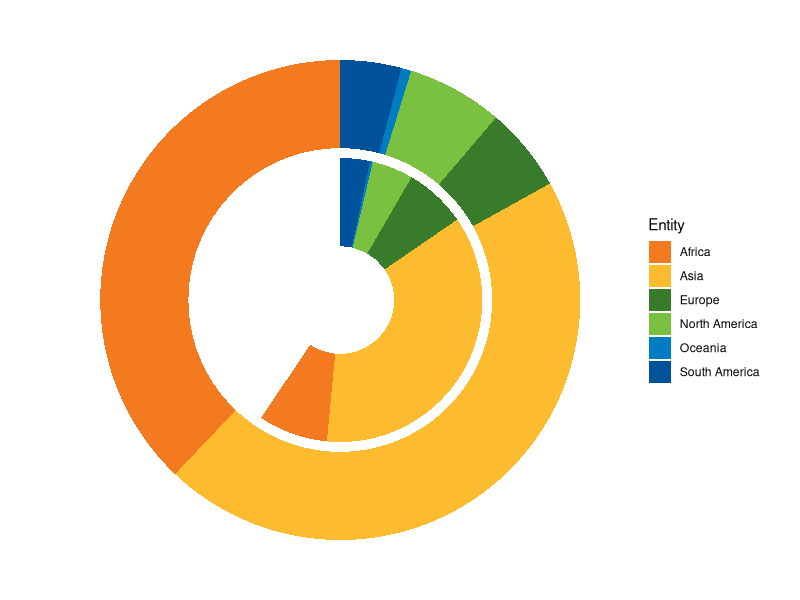

Source code (R): (Note: this script raises an error after producing the figure.)
library(tidyverse)
library(scales)

#first diag en barres puis diagrammes circulaires pour part de chaque continent en 2000 et 2100
df <- read.csv("world-population-by-region-with-projections.csv")
df$Population = df$Population*1e-9

df_temp <- df %>%
  filter(Year %in% c("2000", "2100")) %>%
  filter(Entity %in% c("Africa", "Asia", "Europe", "South America", "North America", "Oceania")) %>%
  mutate(Entity = factor(Entity, unique(Entity)), Year = as.character(Year)) %>%
  group_by(Year) %>%
  arrange(desc(`Population`),.by_group = T)
df_temp$pct = c(100*df_temp$Population/sum(df_temp$Population))

inset_df <- df_temp %>%
  filter(Year == 2100)
  #filter(Entity %in% c("South America", "North America", "Oceania"))
inset_df$pct = c(100*inset_df$Population/sum(inset_df$Population))

inset_df <- inset_df %>%
  arrange(desc(pct)) %>%
  mutate(lab.ypos = cumsum(pct) - 0.5*pct)

mycols <- c("#F47A1F",
  "#FDBB2F",
  "#377B2B",
  "#7AC142",
  "#007CC3",
  "#00529B")

inset_plot = ggplot(df_temp, aes(x = Year, y = pct, fill = Entity)) +
  geom_col()+
  scale_x_discrete(limits = c(" ", "2000", "2100")) +
  #geom_bar(width = 1, stat = "identity", color = "white") +
  coord_polar("y")+
  #geom_text(aes(y = lab.ypos, label = pct), color = "white")+
  scale_fill_manual(values = mycols) +
  #scale_fill_viridis_d()+
  theme_void()


ggplot(data = df_temp, mapping = aes(x = Entity, y = `Population`, fill = Year))+
  geom_col(position = "dodge",width = 0.5) +
  scale_y_continuous(limits = c(0,max(df_temp$`Population`)+1))+
  geom_text(
    aes(label = comma(`Population`,accuracy = 0.01), fontface = "bold" ),
    position = position_dodge(width = 0.7),
    size = 4,
    hjust = 0.8,
    color = "black"
  ) +
  labs(
    title = "Repartition of the world population accross the continents and its evolution between the years 2000 and 2100",
    subtitle = "The population is in billion and the data for the year is the 2100 is the projection by the UN. For the piechart, the interior chart is for 2000 and the exterior one is for 2100\n\n",
    caption = "Source: https://ourworldindata.org/region-population-2100 \nCaption : https://github.com/AODiakite/DataVizSeries"
  )+
  coord_flip(clip = "off")+
  theme_void()+
  theme(
    axis.text.y = element_text(family = "Times",
                               face = "bold",
                               size = 10,hjust = 1,
                               color ="#212F3C"),
    legend.position = c(.1, -0.2),
    legend.direction = "horizontal",
    legend.title  = element_blank(),
    legend.margin = margin(b = 0, unit = "cm"),
    plot.margin = margin(t = 0.7,b=0.7, unit = "cm"),
    title = element_text(family = "Times",
                         face = "bold",
                         size = 15,
                         colour = "#212F3C"
    ),

    legend.key.size  = unit(0.3, "cm"),
    legend.text = element_text(
      size = 12,
      color = "#212F3C",
      hjust = -5,
      face = "bold"),
    plot.caption = element_text(size = 8, hjust = .9),
    plot.subtitle = element_text(size = 8)
    )+

  inset_element(
    inset_plot,
    left = 1,
    bottom = 0.1 ,
    right = 0.8,
    top = 1.2,
  )


